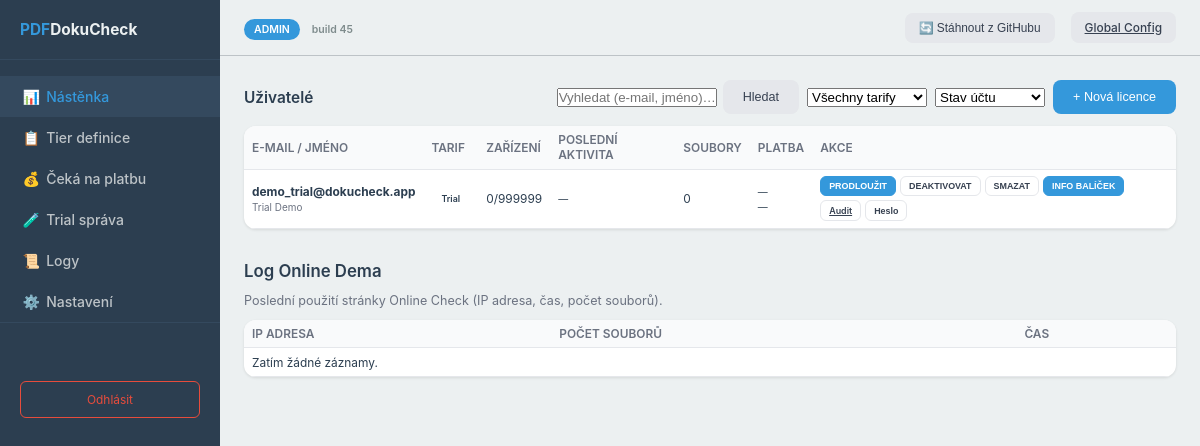
The app's page /admin/dashboard (signed in) with its own data.
### tables this page shows
CREATE TABLE api_keys (
                id INTEGER PRIMARY KEY AUTOINCREMENT,
                api_key TEXT UNIQUE NOT NULL,
                user_name TEXT,
                email TEXT,
                license_tier INTEGER DEFAULT 0,
                license_expires TIMESTAMP,
                max_devices INTEGER DEFAULT 1,
                rate_limit_hour INTEGER DEFAULT 3,
                created_at TIMESTAMP DEFAULT CURRENT_TIMESTAMP,
                is_active BOOLEAN DEFAULT 1
            , password_hash TEXT, tier_id INTEGER REFERENCES license_tiers(id), max_batch_size INTEGER, allow_signatures BOOLEAN DEFAULT 1, allow_timestamp BOOLEAN DEFAULT 1, allow_excel_export BOOLEAN DEFAULT 1, payment_method TEXT, last_payment_date TIMESTAMP);

CREATE TABLE license_tiers (
            id INTEGER PRIMARY KEY AUTOINCREMENT,
            name TEXT UNIQUE NOT NULL,
            max_files_limit INTEGER NOT NULL DEFAULT 10,
            allow_signatures BOOLEAN DEFAULT 0,
            allow_timestamp BOOLEAN DEFAULT 0,
            allow_excel_export BOOLEAN DEFAULT 0,
            max_devices INTEGER NOT NULL DEFAULT 1
        );

### admin_routes.py (the view, shortened to what this page needs)
@admin_bp.route('/admin')
@admin_bp.route('/admin/dashboard')
@admin_required
def dashboard():
    db = get_db()
    search = (request.args.get('q') or '').strip()
    tier_filter = (request.args.get('tier') or '').strip()
    status_filter = (request.args.get('status') or '').strip()  # active, blocked
    licenses = db.admin_get_all_licenses()
    if tier_filter:
        licenses = [l for l in licenses if (l.get('tier_name') or '').lower() == tier_filter.lower()]
    if status_filter == 'blocked':
        licenses = [l for l in licenses if not l.get('is_active')]
    elif status_filter == 'active':
        licenses = [l for l in licenses if l.get('is_active')]
    stats = {
        'total_licenses': len(licenses),
        'active_licenses': sum(1 for l in licenses if l.get('is_active') and not l.get('is_expired')),
        'expired_licenses': sum(1 for l in licenses if l.get('is_expired')),
        'total_devices': sum(l.get('active_devices', 0) for l in licenses),
        'total_checks': sum(l.get('total_checks', 0) for l in licenses),
        'by_tier': {}
    }
    for tier in LicenseTier:
        stats['by_tier'][tier.name] = sum(1 for l in licenses if l.get('license_tier') == tier.value)
    activity_30 = db.get_activity_last_30_days()
    tiers_list = db.get_all_license_tiers()
    by_tier_counts = {}
    for t in tiers_list:
        by_tier_counts[t['name']] = sum(1 for l in licenses if (l.get('tier_id') == t['id']) or (l.get('tier_name') == t['name']))
    for t in tiers_list:
        if t['name'] not in by_tier_counts:
            by_tier_counts[t['name']] = 0
    kpis = db.get_dashboard_kpis()
    user_ranking = db.get_user_activity_ranking(limit=10)
    trial_stats = db.get_trial_stats()
    online_demo_log = db.get_online_demo_log(limit=200)
    return render_template('admin_dashboard.html',
                          licenses=licenses,
                          stats=stats,
                          tiers=TIER_NAMES,
                          tiers_list=tiers_list or [],
                          activity_30=activity_30 or [],
                          by_tier_counts=by_tier_counts or {},
                          kpis=kpis,
                          user_ranking=user_ranking or [],
                          trial_stats=trial_stats or {},
                          online_demo_log=online_demo_log or [],
                          search=search,
                          tier_filter=tier_filter,
                          status_filter=status_filter,
                          user=session.get('admin_user'))

### templates/admin_dashboard.html (shortened to what this page needs)
<!DOCTYPE html>
<html lang="cs">
<head>
</head>
<body>
    <aside class="sidebar">
        <div class="logo-text">
            <span class="pdf">PDF</span><span class="doku">DokuCheck</span>
        </div>
        <ul class="sidebar-nav">
            <li><a href="{{ url_for('admin.dashboard') }}" class="active"><span style="width:1.4rem;display:inline-block;text-align:center;">📊</span> Nástěnka</a></li>
            <li><a href="{{ url_for('admin.tiers') }}"><span style="width:1.4rem;display:inline-block;text-align:center;">📋</span> Tier definice</a></li>
            <li><a href="{{ url_for('admin.pending_orders') }}"><span style="width:1.4rem;display:inline-block;text-align:center;">💰</span> Čeká na platbu</a></li>
            <li><a href="{{ url_for('admin.trial') }}"><span style="width:1.4rem;display:inline-block;text-align:center;">🧪</span> Trial správa</a></li>
            <li><a href="{{ url_for('admin.logs') }}"><span style="width:1.4rem;display:inline-block;text-align:center;">📜</span> Logy</a></li>
            <li><a href="{{ url_for('admin.settings') }}"><span style="width:1.4rem;display:inline-block;text-align:center;">⚙️</span> Nastavení</a></li>
        </ul>
        <div class="user-info">
            {{ user.display_name }}<br>
        </div>
        <a href="{{ url_for('admin.logout') }}" class="btn-logout">Odhlásit</a>
    </aside>
    <div class="main-wrap">
        <header class="header">
            <div>
                <span class="header-badge">ADMIN</span>
                <span style="font-size:0.75em;color:#7f8c8d;font-weight:600;margin-left:8px;">build {{ web_build }}</span>
            </div>
            <div class="header-right">
                <button type="button" class="btn btn-secondary btn-small" id="btn-git-pull" onclick="doGitPull()" title="Stáhnout z GitHubu">&#128260; Stáhnout z GitHubu</button>
                <a href="{{ url_for('admin.settings') }}" class="btn btn-secondary btn-small">Global Config</a>
            </div>
        </header>
        <main class="main-content">
        <div class="actions-bar" style="display:flex;justify-content:space-between;align-items:center;margin-bottom:12px;flex-wrap:wrap;gap:12px;">
            <h2 style="font-size:1.1em;margin:0;">Uživatelé</h2>
            <div style="display:flex;gap:8px;align-items:center;flex-wrap:wrap;">
                <form method="get" action="{{ url_for('admin.dashboard') }}" style="display:flex;gap:6px;align-items:center;">
                    <input type="text" name="q" class="form-control form-control-sm" style="width:160px;" placeholder="Vyhledat (e-mail, jméno)…" value="{{ search }}">
                    <button type="submit" class="btn btn-sm btn-secondary">Hledat</button>
                </form>
                <form method="get" action="{{ url_for('admin.dashboard') }}" style="display:flex;gap:6px;align-items:center;">
                    <select name="tier" class="form-select form-select-sm" style="width:120px;" onchange="this.form.submit()">
                        <option value="">Všechny tarify</option>
                    </select>
                </form>
                <form method="get" action="{{ url_for('admin.dashboard') }}" style="display:flex;gap:6px;align-items:center;">
                    <select name="status" class="form-select form-select-sm" style="width:110px;" onchange="this.form.submit()">
                        <option value="">Stav účtu</option>
                    </select>
                </form>
                <button class="btn btn-primary btn-sm" onclick="openCreateModal()">+ Nová licence</button>
            </div>
        </div>
        <div class="table-container">
            <table class="table-dense">
                <thead>
                    <tr>
                        <th>E-mail / Jméno</th>
                        <th>Tarif</th>
                        <th>Zařízení</th>
                        <th>Poslední aktivita</th>
                        <th>Soubory</th>
                        <th>Platba</th>
                        <th>Akce</th>
                    </tr>
                </thead>
                <tbody>
                    {% for license in licenses %}
                    <tr data-api-key="{{ license.api_key }}" data-tier-id="{{ license.tier_id or '' }}" data-email="{{ (license.email or '')|e }}" data-user-name="{{ (license.user_name or '')|e }}" data-license-expires="{{ license.license_expires or '' }}" data-is-active="{{ 1 if license.is_active else 0 }}" data-payment-method="{{ (license.payment_method or '')|e }}" data-last-payment-date="{{ license.last_payment_date or '' }}">
                        <td>
                            <strong>{{ license.email or '—' }}</strong>
                            {% if license.user_name and license.user_name != license.email %}<br><small style="color:#6b7280;">{{ license.user_name }}</small>{% endif %}
                        </td>
                        <td><span class="badge badge-{{ license.tier_name|lower }}">{{ license.tier_name }}</span></td>
                        <td>{{ license.active_devices }}/{{ license.max_devices if license.max_devices and license.max_devices != -1 else '∞' }}</td>
                        <td><small>{% if license.last_active %}{{ license.last_active[:16] }}{% else %}—{% endif %}</small></td>
                        <td>{{ license.total_checks }}</td>
                        <td><small>{{ license.payment_method or '—' }}<br>{{ (license.last_payment_date or '—')[:10] }}</small></td>
                        <td>
                            <div class="actions-cell">
                                <button class="action-btn primary-btn" onclick="openEditModalFromRow(this.closest('tr'))" title="Upravit / Prodloužit licenci">PRODLOUŽIT</button>
                                <button class="action-btn" onclick="toggleLicense('{{ license.api_key }}', {{ 'false' if license.is_active else 'true' }})" title="{{ 'Deaktivovat licenci' if license.is_active else 'Aktivovat' }}">{{ 'DEAKTIVOVAT' if license.is_active else 'AKTIVOVAT' }}</button>
                                <button class="action-btn danger" onclick="deleteLicense('{{ license.api_key }}')" title="Smazat licenci">SMAZAT</button>
                                <button class="action-btn primary-btn" data-api-key="{{ license.api_key }}" onclick="openWelcomePackageModal(this)" title="Generovat uvítací balíček">INFO BALÍČEK</button>
                                <a href="{{ url_for('admin.user_audit') }}?user={{ license.api_key }}" class="action-btn" title="Audit">Audit</a>
                                <button class="action-btn" data-api-key="{{ license.api_key }}" data-user-display="{{ (license.user_name or license.email or license.api_key)|e }}" onclick="openChangePasswordModal(this)" title="Heslo">Heslo</button>
                            </div>
                        </td>
                    </tr>
                    {% else %}
                    <tr><td colspan="7" class="text-center text-muted py-3">Žádné licence. Klikněte na „Nová licence“.</td></tr>
                    {% endfor %}
                </tbody>
            </table>
        </div>
        <div style="margin-top:32px;">
            <h2 style="font-size:1.2em;font-weight:600;margin-bottom:12px;">Log Online Dema</h2>
            <p style="color:#6b7280;font-size:0.9em;margin-bottom:12px;">Poslední použití stránky Online Check (IP adresa, čas, počet souborů).</p>
            <div class="table-container">
                <table class="table-dense">
                    <thead>
                        <tr>
                            <th>IP adresa</th>
                            <th>Počet souborů</th>
                            <th>Čas</th>
                        </tr>
                    </thead>
                    <tbody>
                        {% for row in online_demo_log %}
                        <tr>
                            <td>{{ row.ip_address or '—' }}</td>
                            <td>{{ row.file_count }}</td>
                            <td><small>{{ (row.timestamp or '—')[:19] }}</small></td>
                        </tr>
                        {% else %}
                        <tr><td colspan="3" class="text-center text-muted py-3">Zatím žádné záznamy.</td></tr>
                        {% endfor %}
                    </tbody>
                </table>
            </div>
        </div>
    </main>
    </div>
</body>
</html>

### records on screen
api_keys: email "demo_trial@dokucheck.app", user_name "Trial Demo", tier_name "Trial", active_devices "0", max_devices "999999", total_checks "0", payment_method "—", last_payment_date "—", is_active "DEAKTIVOVAT"

### other values on screen
{{ web_build }} "45"
